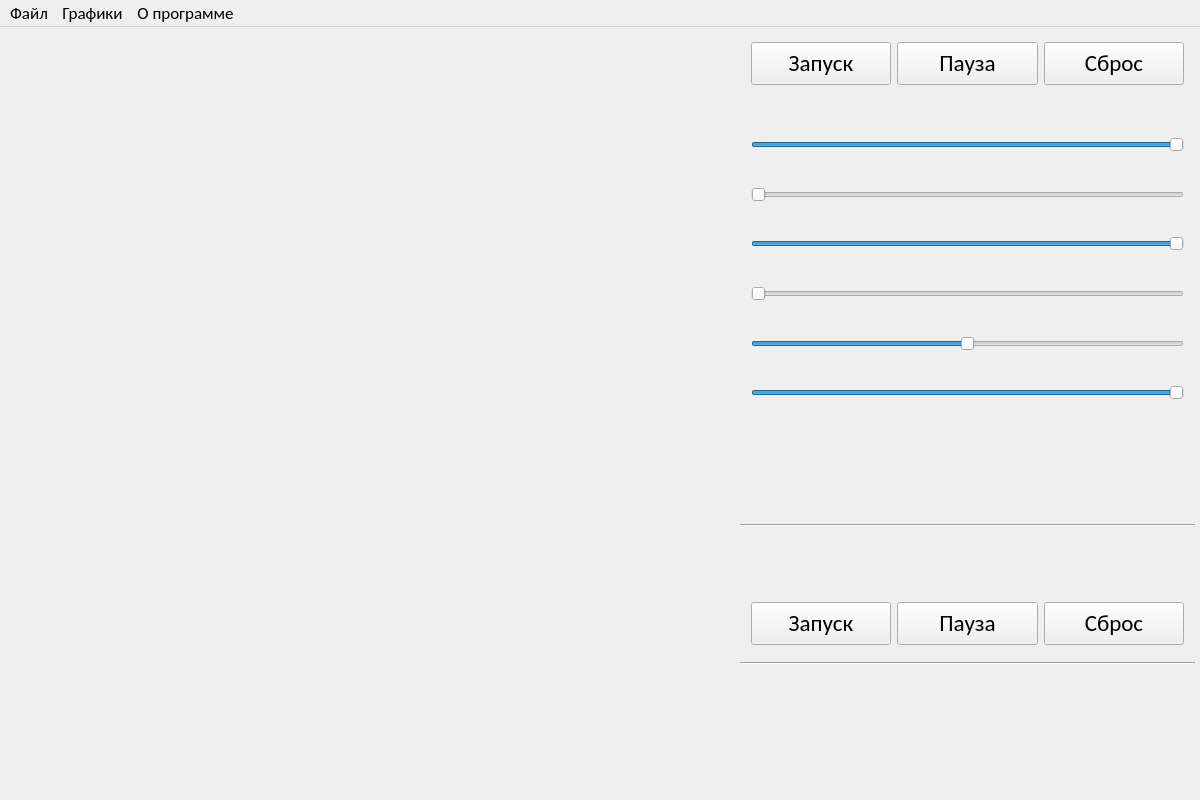
<?xml version="1.0" encoding="UTF-8"?>
<ui version="4.0">
 <class>MainWindow</class>
 <widget class="QMainWindow" name="MainWindow">
  <property name="enabled">
   <bool>true</bool>
  </property>
  <property name="geometry">
   <rect>
    <x>0</x>
    <y>0</y>
    <width>1200</width>
    <height>800</height>
   </rect>
  </property>
  <property name="minimumSize">
   <size>
    <width>1200</width>
    <height>800</height>
   </size>
  </property>
  <property name="windowTitle">
   <string>Прецессия и нутация гироскопа</string>
  </property>
  <property name="windowIcon">
   <iconset resource="res.qrc">
    <normaloff>:/Res/Logos/icon.ico</normaloff>:/Res/Logos/icon.ico</iconset>
  </property>
  <widget class="QWidget" name="centralWidget">
   <widget class="QWidget" name="horizontal" native="true">
    <property name="enabled">
     <bool>true</bool>
    </property>
    <property name="geometry">
     <rect>
      <x>0</x>
      <y>0</y>
      <width>1200</width>
      <height>800</height>
     </rect>
    </property>
    <property name="sizePolicy">
     <sizepolicy hsizetype="Maximum" vsizetype="Maximum">
      <horstretch>0</horstretch>
      <verstretch>0</verstretch>
     </sizepolicy>
    </property>
    <property name="minimumSize">
     <size>
      <width>0</width>
      <height>0</height>
     </size>
    </property>
    <layout class="QHBoxLayout" name="horizontalLayout_11">
     <property name="leftMargin">
      <number>0</number>
     </property>
     <property name="topMargin">
      <number>0</number>
     </property>
     <property name="rightMargin">
      <number>0</number>
     </property>
     <property name="bottomMargin">
      <number>0</number>
     </property>
     <item>
      <widget class="QWidget" name="scene" native="true">
       <property name="enabled">
        <bool>false</bool>
       </property>
       <property name="minimumSize">
        <size>
         <width>840</width>
         <height>800</height>
        </size>
       </property>
      </widget>
     </item>
     <item>
      <widget class="QWidget" name="interface_2" native="true">
       <property name="enabled">
        <bool>true</bool>
       </property>
       <property name="minimumSize">
        <size>
         <width>460</width>
         <height>0</height>
        </size>
       </property>
       <property name="maximumSize">
        <size>
         <width>460</width>
         <height>1600000</height>
        </size>
       </property>
       <layout class="QVBoxLayout" name="verticalLayout_5">
        <property name="spacing">
         <number>6</number>
        </property>
        <property name="leftMargin">
         <number>0</number>
        </property>
        <property name="topMargin">
         <number>4</number>
        </property>
        <property name="rightMargin">
         <number>5</number>
        </property>
        <property name="bottomMargin">
         <number>4</number>
        </property>
        <item>
         <widget class="QWidget" name="buttons" native="true">
          <property name="enabled">
           <bool>true</bool>
          </property>
          <property name="maximumSize">
           <size>
            <width>16777215</width>
            <height>1600000</height>
           </size>
          </property>
          <layout class="QHBoxLayout" name="horizontalLayout_12">
           <item>
            <widget class="QPushButton" name="start">
             <property name="enabled">
              <bool>true</bool>
             </property>
             <property name="minimumSize">
              <size>
               <width>80</width>
               <height>43</height>
              </size>
             </property>
             <property name="font">
              <font>
               <family>Calibri</family>
               <pointsize>17</pointsize>
              </font>
             </property>
             <property name="text">
              <string>Запуск</string>
             </property>
            </widget>
           </item>
           <item>
            <widget class="QPushButton" name="pause">
             <property name="minimumSize">
              <size>
               <width>80</width>
               <height>43</height>
              </size>
             </property>
             <property name="font">
              <font>
               <family>Calibri</family>
               <pointsize>17</pointsize>
              </font>
             </property>
             <property name="text">
              <string>Пауза</string>
             </property>
            </widget>
           </item>
           <item>
            <widget class="QPushButton" name="stop">
             <property name="enabled">
              <bool>true</bool>
             </property>
             <property name="minimumSize">
              <size>
               <width>80</width>
               <height>43</height>
              </size>
             </property>
             <property name="font">
              <font>
               <family>Calibri</family>
               <pointsize>17</pointsize>
              </font>
             </property>
             <property name="text">
              <string>Сброс</string>
             </property>
            </widget>
           </item>
          </layout>
         </widget>
        </item>
        <item>
         <widget class="QWidget" name="grid" native="true">
          <layout class="QGridLayout" name="gridLayout_3">
           <item row="18" column="0">
            <spacer name="verticalSpacer_8">
             <property name="orientation">
              <enum>Qt::Vertical</enum>
             </property>
             <property name="sizeType">
              <enum>QSizePolicy::Fixed</enum>
             </property>
             <property name="sizeHint" stdset="0">
              <size>
               <width>20</width>
               <height>5</height>
              </size>
             </property>
            </spacer>
           </item>
           <item row="6" column="0">
            <spacer name="verticalSpacer_5">
             <property name="orientation">
              <enum>Qt::Vertical</enum>
             </property>
             <property name="sizeType">
              <enum>QSizePolicy::Fixed</enum>
             </property>
             <property name="sizeHint" stdset="0">
              <size>
               <width>20</width>
               <height>5</height>
              </size>
             </property>
            </spacer>
           </item>
           <item row="0" column="0">
            <widget class="QLabel" name="lengthL">
             <property name="enabled">
              <bool>true</bool>
             </property>
             <property name="font">
              <font>
               <family>Calibri</family>
               <pointsize>16</pointsize>
              </font>
             </property>
             <property name="text">
              <string/>
             </property>
            </widget>
           </item>
           <item row="15" column="0">
            <widget class="QLabel" name="psi_dotL">
             <property name="enabled">
              <bool>true</bool>
             </property>
             <property name="font">
              <font>
               <family>Calibri</family>
               <pointsize>16</pointsize>
              </font>
             </property>
             <property name="text">
              <string/>
             </property>
            </widget>
           </item>
           <item row="14" column="0">
            <spacer name="verticalSpacer_7">
             <property name="orientation">
              <enum>Qt::Vertical</enum>
             </property>
             <property name="sizeType">
              <enum>QSizePolicy::Fixed</enum>
             </property>
             <property name="sizeHint" stdset="0">
              <size>
               <width>20</width>
               <height>5</height>
              </size>
             </property>
            </spacer>
           </item>
           <item row="16" column="0">
            <widget class="QSlider" name="psi_dotS">
             <property name="enabled">
              <bool>true</bool>
             </property>
             <property name="minimum">
              <number>500</number>
             </property>
             <property name="maximum">
              <number>1000</number>
             </property>
             <property name="orientation">
              <enum>Qt::Horizontal</enum>
             </property>
            </widget>
           </item>
           <item row="12" column="0">
            <widget class="QSlider" name="radiusS">
             <property name="enabled">
              <bool>true</bool>
             </property>
             <property name="minimum">
              <number>5</number>
             </property>
             <property name="maximum">
              <number>8</number>
             </property>
             <property name="value">
              <number>8</number>
             </property>
             <property name="orientation">
              <enum>Qt::Horizontal</enum>
             </property>
            </widget>
           </item>
           <item row="20" column="0">
            <widget class="QSlider" name="phi_dotS">
             <property name="enabled">
              <bool>true</bool>
             </property>
             <property name="minimum">
              <number>-30</number>
             </property>
             <property name="maximum">
              <number>30</number>
             </property>
             <property name="orientation">
              <enum>Qt::Horizontal</enum>
             </property>
            </widget>
           </item>
           <item row="22" column="0">
            <spacer name="verticalSpacer_9">
             <property name="orientation">
              <enum>Qt::Vertical</enum>
             </property>
             <property name="sizeType">
              <enum>QSizePolicy::Fixed</enum>
             </property>
             <property name="sizeHint" stdset="0">
              <size>
               <width>20</width>
               <height>5</height>
              </size>
             </property>
            </spacer>
           </item>
           <item row="11" column="0">
            <widget class="QLabel" name="radiusL">
             <property name="enabled">
              <bool>true</bool>
             </property>
             <property name="font">
              <font>
               <family>Calibri</family>
               <pointsize>16</pointsize>
              </font>
             </property>
             <property name="text">
              <string/>
             </property>
            </widget>
           </item>
           <item row="7" column="0">
            <widget class="QLabel" name="massL">
             <property name="enabled">
              <bool>true</bool>
             </property>
             <property name="font">
              <font>
               <family>Calibri</family>
               <pointsize>16</pointsize>
              </font>
             </property>
             <property name="text">
              <string/>
             </property>
            </widget>
           </item>
           <item row="24" column="0">
            <widget class="QSlider" name="thetaS">
             <property name="enabled">
              <bool>true</bool>
             </property>
             <property name="minimum">
              <number>785</number>
             </property>
             <property name="maximum">
              <number>1570</number>
             </property>
             <property name="value">
              <number>1570</number>
             </property>
             <property name="orientation">
              <enum>Qt::Horizontal</enum>
             </property>
            </widget>
           </item>
           <item row="8" column="0">
            <widget class="QSlider" name="massS">
             <property name="enabled">
              <bool>true</bool>
             </property>
             <property name="minimum">
              <number>1</number>
             </property>
             <property name="maximum">
              <number>20</number>
             </property>
             <property name="orientation">
              <enum>Qt::Horizontal</enum>
             </property>
            </widget>
           </item>
           <item row="10" column="0">
            <spacer name="verticalSpacer_6">
             <property name="orientation">
              <enum>Qt::Vertical</enum>
             </property>
             <property name="sizeType">
              <enum>QSizePolicy::Fixed</enum>
             </property>
             <property name="sizeHint" stdset="0">
              <size>
               <width>20</width>
               <height>5</height>
              </size>
             </property>
            </spacer>
           </item>
           <item row="23" column="0">
            <widget class="QLabel" name="thetaL">
             <property name="enabled">
              <bool>true</bool>
             </property>
             <property name="font">
              <font>
               <family>Calibri</family>
               <pointsize>16</pointsize>
              </font>
             </property>
             <property name="text">
              <string/>
             </property>
             <property name="scaledContents">
              <bool>false</bool>
             </property>
             <property name="wordWrap">
              <bool>true</bool>
             </property>
            </widget>
           </item>
           <item row="19" column="0">
            <widget class="QLabel" name="phi_dotL">
             <property name="enabled">
              <bool>true</bool>
             </property>
             <property name="font">
              <font>
               <family>Calibri</family>
               <pointsize>16</pointsize>
              </font>
             </property>
             <property name="text">
              <string/>
             </property>
            </widget>
           </item>
           <item row="1" column="0">
            <widget class="QSlider" name="lengthS">
             <property name="enabled">
              <bool>true</bool>
             </property>
             <property name="minimum">
              <number>15</number>
             </property>
             <property name="maximum">
              <number>20</number>
             </property>
             <property name="value">
              <number>20</number>
             </property>
             <property name="orientation">
              <enum>Qt::Horizontal</enum>
             </property>
            </widget>
           </item>
          </layout>
         </widget>
        </item>
        <item>
         <spacer name="verticalSpacer">
          <property name="orientation">
           <enum>Qt::Vertical</enum>
          </property>
          <property name="sizeType">
           <enum>QSizePolicy::Fixed</enum>
          </property>
          <property name="sizeHint" stdset="0">
           <size>
            <width>20</width>
            <height>107</height>
           </size>
          </property>
         </spacer>
        </item>
        <item>
         <widget class="Line" name="line">
          <property name="orientation">
           <enum>Qt::Horizontal</enum>
          </property>
         </widget>
        </item>
        <item>
         <widget class="QWidget" name="timer_2" native="true">
          <property name="minimumSize">
           <size>
            <width>0</width>
            <height>0</height>
           </size>
          </property>
          <layout class="QVBoxLayout" name="verticalLayout">
           <item>
            <widget class="QWidget" name="horizontalWidget" native="true">
             <property name="minimumSize">
              <size>
               <width>0</width>
               <height>0</height>
              </size>
             </property>
             <layout class="QHBoxLayout" name="horizontalLayout">
              <item>
               <widget class="QLabel" name="timerL">
                <property name="minimumSize">
                 <size>
                  <width>0</width>
                  <height>30</height>
                 </size>
                </property>
                <property name="maximumSize">
                 <size>
                  <width>16777215</width>
                  <height>16000</height>
                 </size>
                </property>
                <property name="font">
                 <font>
                  <family>Calibri</family>
                  <pointsize>20</pointsize>
                 </font>
                </property>
                <property name="text">
                 <string/>
                </property>
                <property name="alignment">
                 <set>Qt::AlignCenter</set>
                </property>
                <property name="margin">
                 <number>0</number>
                </property>
               </widget>
              </item>
             </layout>
            </widget>
           </item>
           <item>
            <widget class="QWidget" name="horizontalWidget_4" native="true">
             <property name="enabled">
              <bool>true</bool>
             </property>
             <property name="maximumSize">
              <size>
               <width>16777215</width>
               <height>49</height>
              </size>
             </property>
             <layout class="QHBoxLayout" name="horizontalLayout_13">
              <property name="leftMargin">
               <number>0</number>
              </property>
              <property name="topMargin">
               <number>0</number>
              </property>
              <property name="rightMargin">
               <number>0</number>
              </property>
              <property name="bottomMargin">
               <number>0</number>
              </property>
              <item>
               <widget class="QPushButton" name="timerStart">
                <property name="enabled">
                 <bool>true</bool>
                </property>
                <property name="minimumSize">
                 <size>
                  <width>80</width>
                  <height>43</height>
                 </size>
                </property>
                <property name="font">
                 <font>
                  <family>Calibri</family>
                  <pointsize>17</pointsize>
                 </font>
                </property>
                <property name="text">
                 <string>Запуск</string>
                </property>
               </widget>
              </item>
              <item>
               <widget class="QPushButton" name="timerPause">
                <property name="minimumSize">
                 <size>
                  <width>80</width>
                  <height>43</height>
                 </size>
                </property>
                <property name="font">
                 <font>
                  <family>Calibri</family>
                  <pointsize>17</pointsize>
                 </font>
                </property>
                <property name="text">
                 <string>Пауза</string>
                </property>
               </widget>
              </item>
              <item>
               <widget class="QPushButton" name="timerStop">
                <property name="enabled">
                 <bool>true</bool>
                </property>
                <property name="minimumSize">
                 <size>
                  <width>80</width>
                  <height>43</height>
                 </size>
                </property>
                <property name="font">
                 <font>
                  <family>Calibri</family>
                  <pointsize>17</pointsize>
                 </font>
                </property>
                <property name="text">
                 <string>Сброс</string>
                </property>
               </widget>
              </item>
             </layout>
            </widget>
           </item>
          </layout>
         </widget>
        </item>
        <item>
         <widget class="Line" name="line_2">
          <property name="orientation">
           <enum>Qt::Horizontal</enum>
          </property>
         </widget>
        </item>
        <item>
         <spacer name="verticalSpacer_2">
          <property name="orientation">
           <enum>Qt::Vertical</enum>
          </property>
          <property name="sizeType">
           <enum>QSizePolicy::Expanding</enum>
          </property>
          <property name="sizeHint" stdset="0">
           <size>
            <width>20</width>
            <height>400</height>
           </size>
          </property>
         </spacer>
        </item>
        <item>
         <widget class="QLabel" name="label">
          <property name="minimumSize">
           <size>
            <width>300</width>
            <height>122</height>
           </size>
          </property>
          <property name="text">
           <string/>
          </property>
          <property name="pixmap">
           <pixmap resource="res.qrc">:/Res/Logos/NSTU.png</pixmap>
          </property>
          <property name="scaledContents">
           <bool>false</bool>
          </property>
          <property name="alignment">
           <set>Qt::AlignCenter</set>
          </property>
         </widget>
        </item>
        <item>
         <spacer name="verticalSpacer_3">
          <property name="orientation">
           <enum>Qt::Vertical</enum>
          </property>
          <property name="sizeType">
           <enum>QSizePolicy::Fixed</enum>
          </property>
          <property name="sizeHint" stdset="0">
           <size>
            <width>20</width>
            <height>30</height>
           </size>
          </property>
         </spacer>
        </item>
       </layout>
      </widget>
     </item>
    </layout>
   </widget>
  </widget>
  <widget class="QMenuBar" name="menuBar">
   <property name="enabled">
    <bool>true</bool>
   </property>
   <property name="geometry">
    <rect>
     <x>0</x>
     <y>0</y>
     <width>1200</width>
     <height>27</height>
    </rect>
   </property>
   <property name="font">
    <font>
     <family>Calibri</family>
     <pointsize>13</pointsize>
    </font>
   </property>
   <property name="defaultUp">
    <bool>false</bool>
   </property>
   <widget class="QMenu" name="menu">
    <property name="font">
     <font>
      <family>Calibri</family>
      <pointsize>13</pointsize>
     </font>
    </property>
    <property name="title">
     <string>Файл</string>
    </property>
    <addaction name="action"/>
   </widget>
   <widget class="QMenu" name="menu_2">
    <property name="font">
     <font>
      <family>Calibri</family>
      <pointsize>13</pointsize>
     </font>
    </property>
    <property name="title">
     <string>Графики</string>
    </property>
    <widget class="QMenu" name="menu_4">
     <property name="font">
      <font>
       <family>Calibri</family>
       <pointsize>13</pointsize>
      </font>
     </property>
     <property name="title">
      <string>Графики энергии</string>
     </property>
     <addaction name="action_5"/>
     <addaction name="action_6"/>
     <addaction name="action_7"/>
    </widget>
    <addaction name="action_2"/>
    <addaction name="action_3"/>
    <addaction name="menu_4"/>
   </widget>
   <widget class="QMenu" name="menu_3">
    <property name="font">
     <font>
      <family>Calibri</family>
      <pointsize>13</pointsize>
     </font>
    </property>
    <property name="title">
     <string>О программе</string>
    </property>
    <addaction name="action_8"/>
    <addaction name="action_9"/>
    <addaction name="action_10"/>
    <addaction name="separator"/>
   </widget>
   <addaction name="menu"/>
   <addaction name="menu_2"/>
   <addaction name="menu_3"/>
  </widget>
  <action name="action">
   <property name="text">
    <string>Выход</string>
   </property>
   <property name="font">
    <font>
     <family>Calibri</family>
     <pointsize>13</pointsize>
    </font>
   </property>
  </action>
  <action name="action_2">
   <property name="text">
    <string>График зависимости θ от φ</string>
   </property>
   <property name="font">
    <font>
     <family>Calibri</family>
     <pointsize>13</pointsize>
    </font>
   </property>
  </action>
  <action name="action_3">
   <property name="text">
    <string>График зависимости θ от времени</string>
   </property>
   <property name="font">
    <font>
     <family>Calibri</family>
     <pointsize>13</pointsize>
    </font>
   </property>
  </action>
  <action name="action_5">
   <property name="text">
    <string>Кинетическая энергия</string>
   </property>
   <property name="font">
    <font>
     <family>Calibri</family>
     <pointsize>13</pointsize>
    </font>
   </property>
  </action>
  <action name="action_6">
   <property name="text">
    <string>Потенциальная энергия</string>
   </property>
   <property name="font">
    <font>
     <family>Calibri</family>
     <pointsize>13</pointsize>
    </font>
   </property>
  </action>
  <action name="action_7">
   <property name="text">
    <string>Полная энергия</string>
   </property>
   <property name="font">
    <font>
     <family>Calibri</family>
     <pointsize>13</pointsize>
    </font>
   </property>
  </action>
  <action name="action_8">
   <property name="text">
    <string>Руководство пользователя</string>
   </property>
   <property name="font">
    <font>
     <family>Calibri</family>
     <pointsize>13</pointsize>
    </font>
   </property>
  </action>
  <action name="action_9">
   <property name="text">
    <string>Справка</string>
   </property>
   <property name="font">
    <font>
     <family>Calibri</family>
     <pointsize>13</pointsize>
    </font>
   </property>
  </action>
  <action name="action_10">
   <property name="text">
    <string>Разработчики</string>
   </property>
   <property name="font">
    <font>
     <family>Calibri</family>
     <pointsize>13</pointsize>
    </font>
   </property>
  </action>
 </widget>
 <layoutdefault spacing="6" margin="11"/>
 <resources>
  <include location="res.qrc"/>
 </resources>
 <connections/>
</ui>
